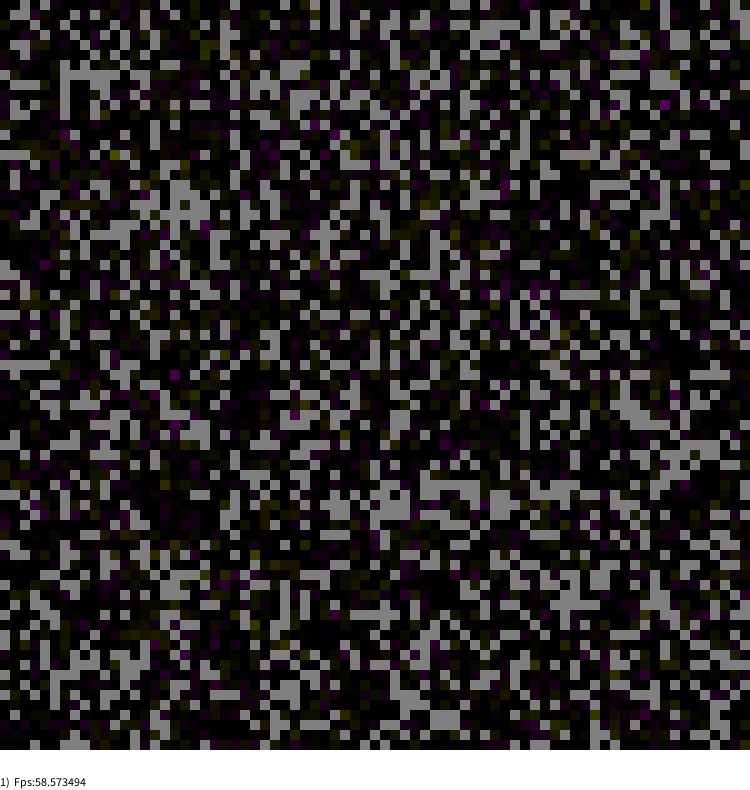
Frame 1 (no input)
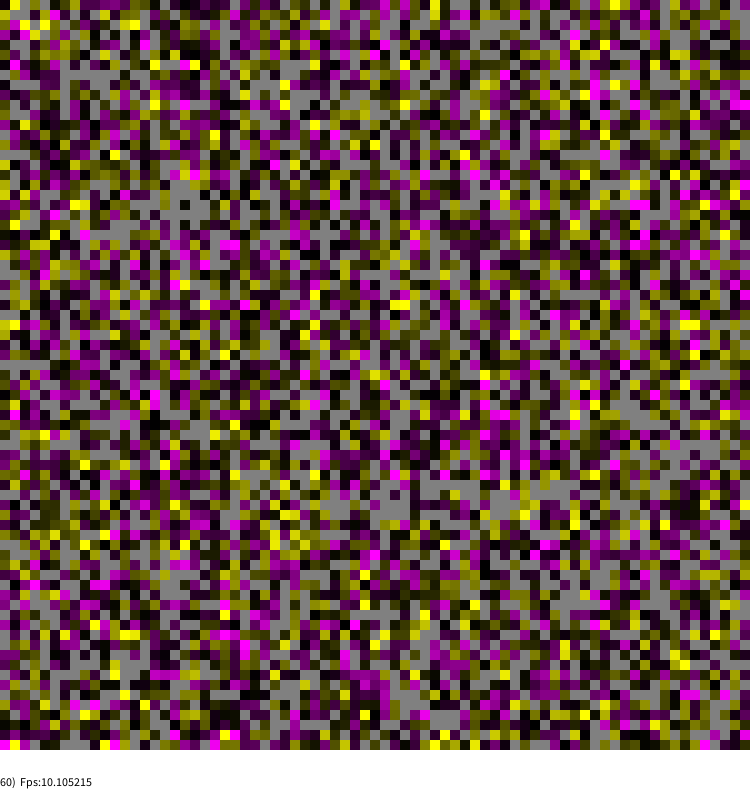
Frame 60 (the mouse pressed at the canvas centre just before this capture)
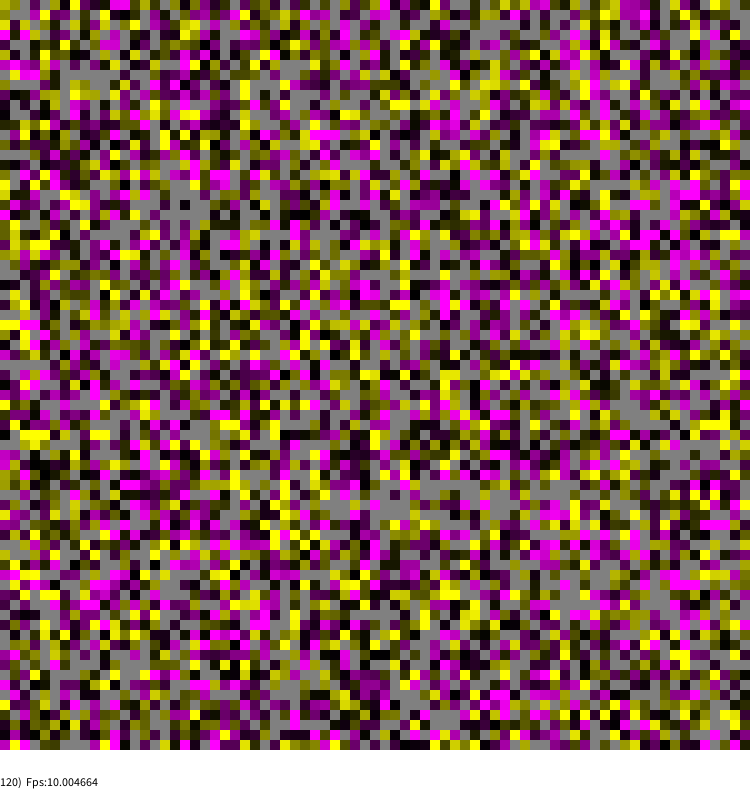
Frame 120 (the mouse held since frame 60 and released just before this capture)

The Processing sketch that drew these frames (run headless with seeded random() and noise(); from frame 60 on, the mouse is pressed at the canvas centre):

// Processing sketch: ABMTemplateMiniPL
// ── ABMTemplateMiniPL.pde
// ABM minimum template - using template for AGENT BASE MODEL in 1D & 2D discrete geometry
//   >>>> ONLY THE ESSENTIAL MODULES OF THE ABM TEMPLATE <<<<
// @author Wojciech Borkowski
//-///////////////////////////////////////////////////////////////////////////////////////

//MODEL PARAMETERS
int side=75; //LENGTH OF THE SIDE OF THE WORLD
String modelName="ABMTemplateMin";
float density=0.75;

World TheWorld=new World(side); //THIS IS THE CONSTRUCTION, BUT INITIALIZATION IS COMPLETED IN THE setup() FUNCTION

//VISUALIZATION PARAMETERS, STATISTICS, ETC.
int cwidth=15; //CELL SIDE LENGTH IN VISUALIZATION - THE VALUE GIVEN HERE IS ONLY PROVISIONAL
int STATUSHEIGH=40; //HEIGHT OF THE STATUS BAR AT THE BOTTOM OF THE WINDOW

int STEPSperVIS=1; //HOW OFTEN DO WE RUN THE VISUALIZATION
int FRAMEFREQ=10; //HOW MANY TIMES PER SECOND DOES draw() RUN?
//boolean WITH_VIDEO=false; //DO WE WANT TO SAVE TO A MOVIE FILE (requires RTMVideo.pde module)
boolean simulationRun=true; //SIMULATION OPERATIONS FLAG (Start/Stop) 

void setup()
{
  //GRAPHICS BELOW
  size(750,790); //UNFORTUNATELY, ONLY LITERAL VALUES CAN BE PRESENTED HERE ("LITERALS")
  frameRate(FRAMEFREQ);
  background(255,255,200);
  strokeWeight(2);
  
  //INITIALIZATION OF THE MODEL AND (OPTIONALLY) STATISTICS
  initializeModel(TheWorld); //COMPLETE WORLD INITIALIZATION
  //initializeStats();      //UNCOMMENT THIS IF USING STATISTICS
  //doStatistics(TheWorld); //as above
  
  //CALCULATE THE REQUIRED WINDOW SIZE FOR size()
  println("REQUIRED SIZE OF PAINTING AREA IS "+(cwidth*side)+"x"+(cwidth*side+STATUSHEIGH));
  cwidth=(height-STATUSHEIGH)/side; // HOWEVER, WE ADAPT THE SIZE OF THE CELLS TO THE WINDOW THAT IS
  
  //INITIALIZE ANIMATION RECORDING (if using RTMVideo.pde)
  //if(WITH_VIDEO) {initVideoExport(this,modelName+".mp4",FRAMEFREQ);FirstVideoFrame();}
  
  //CONSOLE INFO AT THE END OF THE setup() FUNCTION
  println("CURRENT SIZE OF PAINTING AREA IS "+width+"x"+height); //-myMenu.bounds.height???
  visualizeModel(TheWorld); //FIRST WORLD VISUALIZATION AFTER INITIALIZATION
  
  //if(!simulationRun) //REQUIRES RTMEvents.pde MODULE
  //  println("PRESS 'r' or 'ESC' to start simulation");
  //else
  //  println("PRESS 's' or 'ESC' to pause simulation");
  
  //NextVideoFrame(); //FIRST REAL ANIMATION FRAME (if we use RTMVideo.pde)
}

void draw()
{
  if(simulationRun)
  {
    modelStep(TheWorld);
    //doStatistics(TheWorld); //UNCOMMENT THIS IF USING STATISTICS
  }
  
  writeStatusLine();
  
  if(!simulationRun //Only visualization should work after pausing the simulation
  || StepCounter % STEPSperVIS == 0 ) //When the model is running, visualization should only be performed every few steps
  {
    visualizeModel(TheWorld);
    //NextVideoFrame(); //Uses internal variable to check if animation is enabled
  }

}

void writeStatusLine()
{
  fill(255);rect(0,side*cwidth,width,STATUSHEIGH);
  fill(0);noStroke();
  //textAlign(LEFT, TOP);
  //text(meanDummy+"  "+liveCount,0,side*cwidth); //A place for the MOST IMPORTANT STATISTICS
  textAlign(LEFT, BOTTOM);
  text(StepCounter+")  Fps:"+ frameRate,0,side*cwidth+STATUSHEIGH-2);
}

//-/////////////////////////////////////////////////////////////////////////////////////////
/// @author https://www.researchgate.net/profile/WOJCIECH_BORKOWSKI @src: ABM MAIN TEMPLATE
//-/////////////////////////////////////////////////////////////////////////////////////////

// ── Agent.pde
// An agent is one of the two central classes in any ABM model.
//-/////////////////////////////////////////////////////////////
class Agent
{
  float dummy; //DEMONSTRATIVE ATTRIBUTE - CAN BE REMOVED THEN  
  //... A PLACE FOR YOUR CODE
  
  Agent() //Agent constructor. Initializes attributes
  {
    dummy=0;
    //... A PLACE FOR YOUR CODE
  }
}

//-/////////////////////////////////////////////////////////////////////////////////////////
/// @author https://www.researchgate.net/profile/WOJCIECH_BORKOWSKI @src: ABM: AGENT FOR FILL UP
//-/////////////////////////////////////////////////////////////////////////////////////////

// ── AgentBasics.pde
// An agent is one of the two central classes in any ABM model.
// The agent must be initialized and must have change logic
//-/////////////////////////////////////////////////////////////

void initializeAgents(Agent[][] agents)
{
   for(int a=0;a<agents.length;a++)
    for(int b=0;b<agents[a].length;b++)
    if(random(1)<density)
    {
      Agent curr=new Agent();
      //...A PLACE FOR YOUR AGENT INITIALIZATION CODE, e.g. curr.initialise();
      agents[a][b]=curr;
    }
}
//OR
void initializeAgents(Agent[] agents)
{
  for(int a=0;a<agents.length;a++)
  if(random(1)<density)
  {
    Agent curr=new Agent();
    //...A PLACE FOR YOUR AGENT INITIALIZATION CODE, e.g. curr.initialise();
    agents[a]=curr;
  }
}

void  dummyChangeAgents(Agent[] agents) //to be changed to agentsChange()
{
  int MC=agents.length;
  for(int i=0;i<MC;i++)
  {
    int a=(int)random(0,agents.length);
    if(agents[a]!= null )
      agents[a].dummy+=random(-0.1,0.1); //EXAMPLE AGENT STATE CHANGE
  }  
}
//OR
void  dummyChangeAgents(Agent[][] agents) //to be changed to agentsChange()
{
  int MC=agents.length*agents[0].length;
  for(int i=0;i<MC;i++)
  {
    int a=(int)random(0,agents.length);
    int b=(int)random(0,agents[a].length);
    if(agents[a][b]!= null )
      agents[a][b].dummy+=random(-0.1,0.1); //EXAMPLE AGENT STATE CHANGE
  }
}

//-//////////////////////////////////////////////////////////////////////////////////////////////////////////
/// @author https://www.researchgate.net/profile/WOJCIECH_BORKOWSKI @src: ABM: BASIC INITIALISATION & EVERY STEP CHANGE
//-//////////////////////////////////////////////////////////////////////////////////////////////////////////

// ── AssemblingOfWorld.pde
// The world is one of the two central classes of every ABM model
//-/////////////////////////////////////////////////////////////
int StepCounter=0; //GLOBAL SIMULATION STEP COUNTER

class World
{
  //Agent agents[]; //ONE-DIMENSIONAL AGENT TABLE
  //OR
  Agent agents[][]; //TWO-DIMENSIONAL AGENT TABLE
  
  World(int side) //CONSTRUCTION OF THE WORLD
  {
    //agents=new Agent[side];
    //OR
    agents=new Agent[side][side];
  }
}

//MORE COMPLEX FUNCTIONALITIES ARE DEFINED AS SEPARATE FUNCTIONS RATHER THAN CLASS METHODS World
//DUE TO PROCESSING SYNTAX LIMITATIONS
//WHICH DOESN'T ALLOW YOU TO HIDE LESS IMPORTANT CLASS METHODS SOMEWHERE ELSE
//-//////////////////////////////////////////////////////////////////////////

void initializeModel(World world)
{
  initializeAgents(world.agents); //THE OVERLOADED FUNCTION WILL BE SELECTED HERE!
}

void visualizeModel(World world)
{
  visualizeAgents(world.agents); //THE OVERLOADED FUNCTION WILL BE SELECTED HERE!
}

void dummyChange(World world) //THIS FUNCTION CAN BE REMOVED WHEN
{                             //A REAL MODEL CODE APPEARS
  dummyChangeAgents(world.agents); //THE OVERLOADED FUNCTION WILL BE SELECTED HERE!
}

void modelStep(World world)
{
   dummyChange(world); //TEMPORARY USE OF TRIVIA DYNAMICS
   //OR
   //... PLACE FOR YOUR REAL CODE OF MODEL 
   //agentsChange(world.agents); //THE OVERLOADED FUNCTION WILL BE SELECTED HERE!
   
   StepCounter++;
}

//-/////////////////////////////////////////////////////////////////////////////////////////////
/// @author https://www.researchgate.net/profile/WOJCIECH_BORKOWSKI @src: ABM: WORLD OF AGENTS FOR FILL UP
//-/////////////////////////////////////////////////////////////////////////////////////////////

// ── ModelVisual.pde
// A world full of agents requires a method of visualization on a screen/window
//-//////////////////////////////////////////////////////////////////////////

void visualizeAgents(Agent[][] agents)
{
  Agent curra;
  for(int a=0;a<agents.length;a++)
   for(int b=0;b<agents[a].length;b++)
   {
    //AGENT COLORING
    //USING THIS CODE AS AN EXAMPLE, DEFINE YOUR OWN COLORING!
    if( (curra=agents[a][b]) != null )
    {
      if(curra.dummy>=0)
        fill(curra.dummy*255,0,curra.dummy*255);
      else
        fill(-curra.dummy*255,-curra.dummy*255,0);
    }
    else
    {
      fill(128);
    }
    
    noStroke();
    rect(b*cwidth,a*cwidth,cwidth,cwidth); //THIS IS ACTUAL DRAWING 
   }
}
//OR
void visualizeAgents(Agent[] agents)
{
   Agent curra;
   for(int a=0;a<agents.length;a++)
   {
    //AGENT COLORING
    //USING THIS CODE AS AN EXAMPLE, DEFINE YOUR OWN COLORING!
    if( (curra=agents[a]) != null )
    {
      if(curra.dummy>=0)
        fill(curra.dummy*255,0,curra.dummy*255);
      else
        fill(-curra.dummy*255,-curra.dummy*255,0);
    }
    else
    {
      fill(128);
    }
    
    int t=StepCounter%side;
    noStroke();
    rect(a*cwidth,t*cwidth,cwidth,cwidth); //THIS IS ACTUAL DRAWING 
    
    stroke(255);
    line(0,(t+1)*cwidth+1,width,(t+1)*cwidth+1); //LINE FOR THE PRESENT TIME
   }
}

//-//////////////////////////////////////////////////////////////////////////////////////////////////////
/// @author https://www.researchgate.net/profile/WOJCIECH_BORKOWSKI @src: ABM: BASIC Visualization
//-//////////////////////////////////////////////////////////////////////////////////////////////////////
